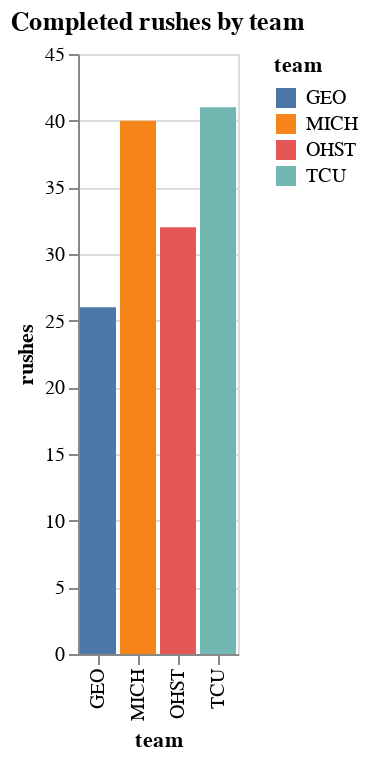

Notebook source saved alongside this figure:
### Code cell


### Figure 1 — Vega-Lite specification as saved in the notebook (floating-point values rounded to 4 significant figures)
{"data": {"name": "data-10ae97ee8e95559454823f1ffcb86a81"}, "mark": "bar", "encoding": {"color": {"field": "team", "type": "nominal"}, "x": {"field": "team", "type": "nominal"}, "y": {"field": "rushes", "type": "quantitative"}}, "title": "Completed rushes by team", "$schema": "https://vega.github.io/schema/vega-lite/v4.17.0.json", "datasets": {"data-10ae97ee8e95559454823f1ffcb86a81": [{"date": 20221231, "team": "MICH", "interceptions": 2, "points": 45, "rushes": 40, "rushing yards": 186, "passes": 35, "passing yards": 342, "touchdowns": 5, "turnovers": 3}, {"date": 20221231, "team": "TCU", "interceptions": 2, "points": 51, "rushes": 41, "rushing yards": 263, "passes": 29, "passing yards": 225, "touchdowns": 7, "turnovers": 3}, {"date": 20221231, "team": "GEO", "interceptions": 1, "points": 42, "rushes": 26, "rushing yards": 135, "passes": 34, "passing yards": 398, "touchdowns": 5, "turnovers": 1}, {"date": 20221231, "team": "OHST", "interceptions": 0, "points": 41, "rushes": 32, "rushing yards": 119, "passes": 34, "passing yards": 348, "touchdowns": 5, "turnovers": 0}]}}
